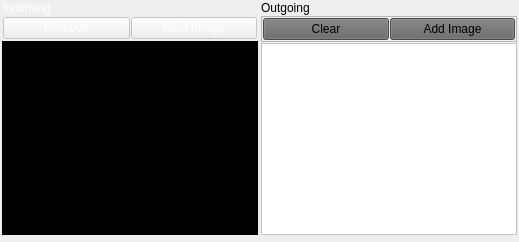
                     <widget class="QFrame" name="frame_7">
                      <property name="frameShape">
                       <enum>QFrame::NoFrame</enum>
                      </property>
                      <property name="frameShadow">
                       <enum>QFrame::Raised</enum>
                      </property>
                      <layout class="QHBoxLayout" name="horizontalLayout_8">
                       <property name="spacing">
                        <number>1</number>
                       </property>
                       <property name="leftMargin">
                        <number>1</number>
                       </property>
                       <property name="topMargin">
                        <number>0</number>
                       </property>
                       <property name="rightMargin">
                        <number>1</number>
                       </property>
                       <property name="bottomMargin">
                        <number>6</number>
                       </property>
                       <item>
                        <widget class="QFrame" name="frame_6">
                         <property name="frameShape">
                          <enum>QFrame::NoFrame</enum>
                         </property>
                         <property name="frameShadow">
                          <enum>QFrame::Raised</enum>
                         </property>
                         <layout class="QVBoxLayout" name="verticalLayout_10">
                          <property name="spacing">
                           <number>1</number>
                          </property>
                          <property name="leftMargin">
                           <number>1</number>
                          </property>
                          <property name="topMargin">
                           <number>1</number>
                          </property>
                          <property name="rightMargin">
                           <number>1</number>
                          </property>
                          <property name="bottomMargin">
                           <number>1</number>
                          </property>
                          <item>
                           <widget class="QLabel" name="incoming_image_label">
                            <property name="styleSheet">
                             <string notr="true">color: rgb(255, 255, 255);</string>
                            </property>
                            <property name="text">
                             <string>Incoming</string>
                            </property>
                           </widget>
                          </item>
                          <item>
                           <widget class="QWidget" name="widget_10" native="true">
                            <layout class="QHBoxLayout" name="horizontalLayout_12">
                             <property name="spacing">
                              <number>1</number>
                             </property>
                             <property name="leftMargin">
                              <number>1</number>
                             </property>
                             <property name="topMargin">
                              <number>1</number>
                             </property>
                             <property name="rightMargin">
                              <number>1</number>
                             </property>
                             <property name="bottomMargin">
                              <number>1</number>
                             </property>
                             <item>
                              <widget class="QPushButton" name="image_remove_pushButton">
                               <property name="enabled">
                                <bool>false</bool>
                               </property>
                               <property name="styleSheet">
                                <string notr="true">color: rgb(255, 255, 255);</string>
                               </property>
                               <property name="text">
                                <string>Remove</string>
                               </property>
                              </widget>
                             </item>
                             <item>
                              <widget class="QPushButton" name="next_image_pushButton">
                               <property name="enabled">
                                <bool>false</bool>
                               </property>
                               <property name="styleSheet">
                                <string notr="true">color: rgb(255, 255, 255);</string>
                               </property>
                               <property name="text">
                                <string>Next Image</string>
                               </property>
                              </widget>
                             </item>
                            </layout>
                           </widget>
                          </item>
                          <item>
                           <widget class="QGraphicsView" name="incoming_image_graphics_view">
                            <property name="sizePolicy">
                             <sizepolicy hsizetype="Preferred" vsizetype="Expanding">
                              <horstretch>0</horstretch>
                              <verstretch>0</verstretch>
                             </sizepolicy>
                            </property>
                            <property name="styleSheet">
                             <string notr="true">color: rgb(255, 255, 255);
background-color: rgb(0, 0, 0);</string>
                            </property>
                           </widget>
                          </item>
                         </layout>
                        </widget>
                       </item>
                       <item>
                        <widget class="QFrame" name="frame_2">
                         <property name="frameShape">
                          <enum>QFrame::NoFrame</enum>
                         </property>
                         <property name="frameShadow">
                          <enum>QFrame::Raised</enum>
                         </property>
                         <layout class="QVBoxLayout" name="verticalLayout_7">
                          <property name="spacing">
                           <number>1</number>
                          </property>
                          <property name="leftMargin">
                           <number>1</number>
                          </property>
                          <property name="topMargin">
                           <number>1</number>
                          </property>
                          <property name="rightMargin">
                           <number>1</number>
                          </property>
                          <property name="bottomMargin">
                           <number>1</number>
                          </property>
                          <item>
                           <widget class="QLabel" name="label_7">
                            <property name="text">
                             <string>Outgoing</string>
                            </property>
                           </widget>
                          </item>
                          <item>
                           <widget class="QFrame" name="frame_14">
                            <property name="frameShape">
                             <enum>QFrame::StyledPanel</enum>
                            </property>
                            <property name="frameShadow">
                             <enum>QFrame::Raised</enum>
                            </property>
                            <layout class="QHBoxLayout" name="horizontalLayout_13">
                             <property name="spacing">
                              <number>1</number>
                             </property>
                             <property name="leftMargin">
                              <number>1</number>
                             </property>
                             <property name="topMargin">
                              <number>1</number>
                             </property>
                             <property name="rightMargin">
                              <number>1</number>
                             </property>
                             <property name="bottomMargin">
                              <number>1</number>
                             </property>
                             <item>
                              <widget class="QPushButton" name="image_clear_pushButton">
                               <property name="styleSheet">
                                <string notr="true">background-color: rgb(103, 103, 103);</string>
                               </property>
                               <property name="text">
                                <string>Clear</string>
                               </property>
                              </widget>
                             </item>
                             <item>
                              <widget class="QPushButton" name="add_image_pushButton">
                               <property name="styleSheet">
                                <string notr="true">background-color: rgb(102, 102, 102);</string>
                               </property>
                               <property name="text">
                                <string>Add Image</string>
                               </property>
                              </widget>
                             </item>
                            </layout>
                           </widget>
                          </item>
                          <item>
                           <widget class="QGraphicsView" name="outgoing_image_graphics_view">
                            <property name="sizePolicy">
                             <sizepolicy hsizetype="Preferred" vsizetype="Expanding">
                              <horstretch>0</horstretch>
                              <verstretch>0</verstretch>
                             </sizepolicy>
                            </property>
                            <property name="styleSheet">
                             <string notr="true">color: rgb(255, 255, 255);
background-color: rgb(255, 255, 255);</string>
                            </property>
                           </widget>
                          </item>
                         </layout>
                        </widget>
                       </item>
                      </layout>
                     </widget>
